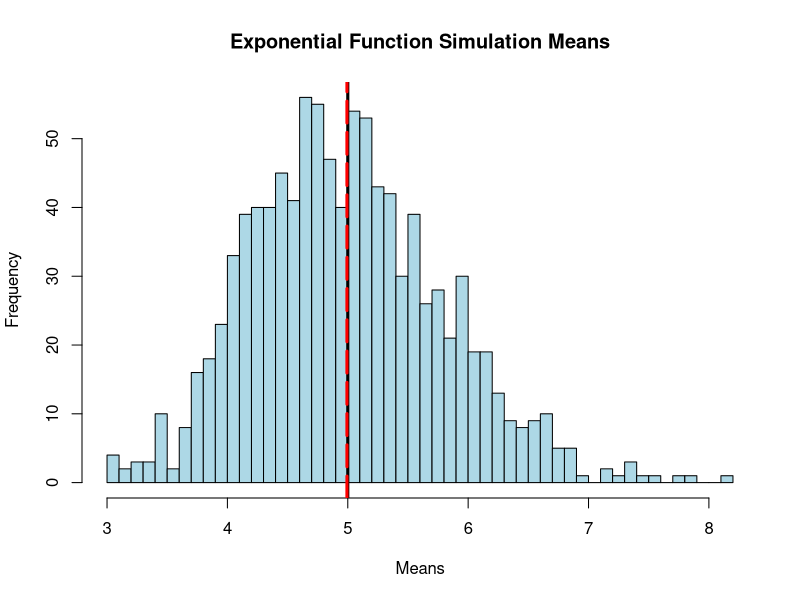
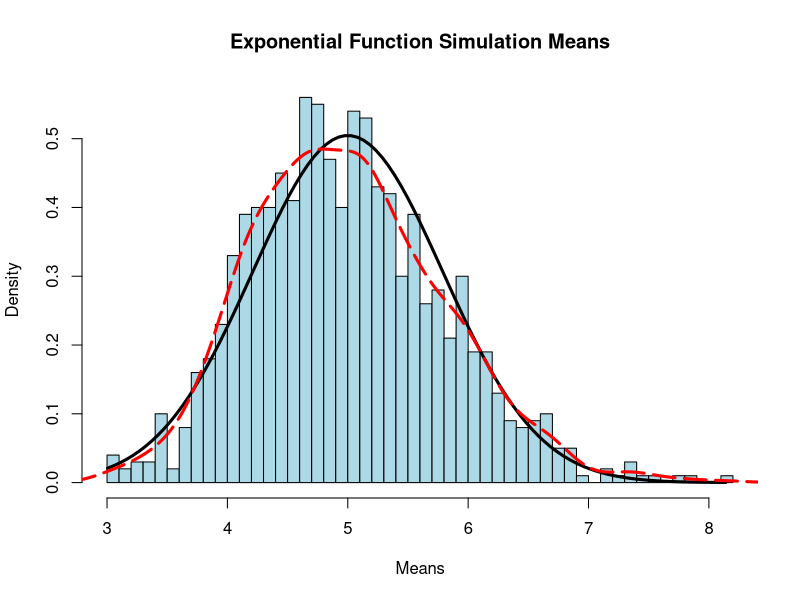

These figures' R source, in order:
## ---- chunk 1
knitr::opts_chunk$set(echo = TRUE)
## ---- chunk 2
# Seed for reproducable research
set.seed(2211)

# Taken from question
lambda <- 0.2
simSize <- 1000
distSize <- 40

# Get our simulations
simulations <- replicate(simSize, rexp(distSize, lambda))
## ---- chunk 3
# Apply means on the columns
means <- apply(simulations, 2, mean)

# Sample mean
sampleMean <- mean(means)
sampleMean

# Theoretical mean
theoreticalMean <- 1/lambda
theoreticalMean
## ---- chunk 4
# Draw the means on the graph
hist(means, 
     breaks=distSize, 
     col="lightblue", 
     main="Exponential Function Simulation Means", 
     xlab="Means")

# Add the theoretical mean
abline(v=theoreticalMean, lwd=3)

# Overlay the sample mean
abline(v=sampleMean, lwd=3, col="red", lty=5)
## ---- chunk 5
# Sample variance
sampleVariance <- var(means)
sampleVariance
## ---- chunk 6
# Theoretical variance
theoreticalVariance <- ((1/lambda) ^ 2) / distSize
theoreticalVariance
## ---- chunk 7
# Plot the density
hist(means, 
     probability=TRUE, 
     breaks=distSize, 
     col="lightblue", 
     main="Exponential Function Simulation Means", 
     xlab="Means")

x <- seq(min(means), max(means), length=100)
y <- dnorm(x, mean=1/lambda, sd=(1/lambda/sqrt(distSize)))
lines(x, y, lwd=3)

# Overlay the density of the means
lines(density(means), lwd=3, col="red", lty=5)
